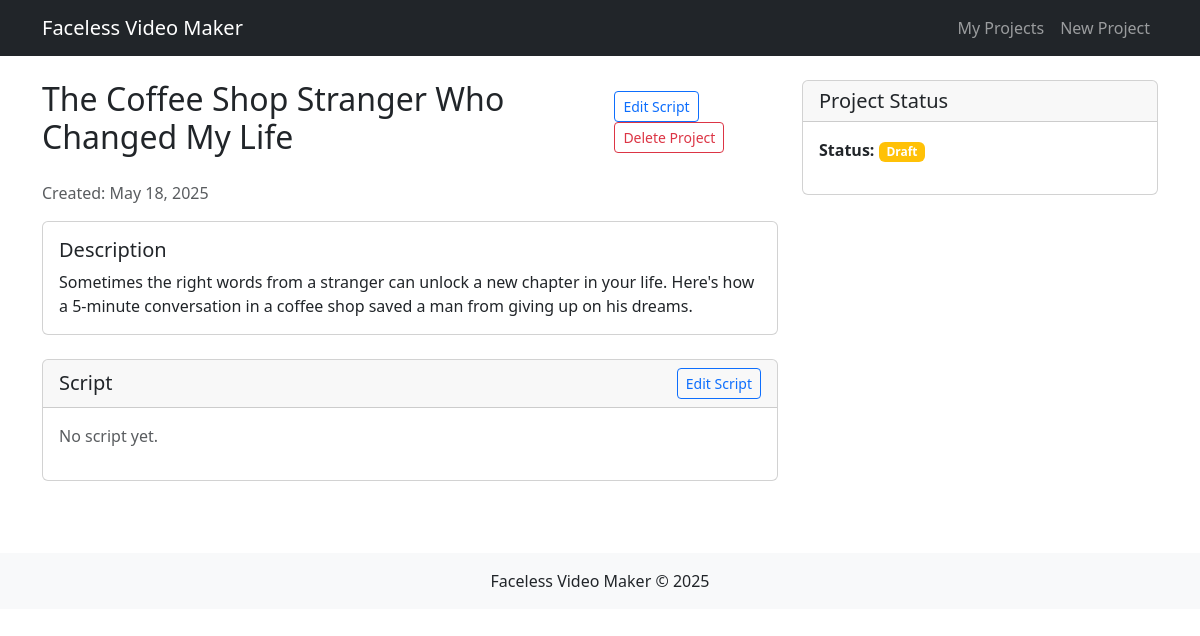
The app's page /15/ (signed in) with its own data.
### apps/videos/models.py (models this page shows, shortened)
class VideoProject(models.Model):
    user = models.ForeignKey(User, on_delete=models.CASCADE)
    title = models.CharField(max_length=255)
    description = models.TextField(blank=True)
    created_at = models.DateTimeField(auto_now_add=True)
    updated_at = models.DateTimeField(auto_now=True)
    status = models.CharField(max_length=20, default='draft',
                              choices=[
                                  ('draft', 'Draft'),
                                  ('processing', 'Processing'),
                                  ('completed', 'Completed'),
                                  ('failed', 'Failed')
                              ])

### apps/videos/views.py (the view)
# urls.py: path('<int:project_id>/', views.view_project, name='view_project'),
@login_required
def view_project(request, project_id):
    project = get_object_or_404(VideoProject, id=project_id, user=request.user)
    return render(request, 'videos/view_project.html', {'project': project})

### apps/videos/templates/videos/view_project.html (shortened to what this page needs)
{% extends "core/base.html" %}
{% block content %}
<div class="row">
    <div class="col-md-8">
        <div class="d-flex justify-content-between align-items-center mb-3">
            <h2>{{ project.title }}</h2>
            <div>
                <a href="{% url 'videos:edit_script' project.id %}" class="btn btn-sm btn-outline-primary me-2">
                    Edit Script
                </a>
                <a href="{% url 'videos:delete_project' project.id %}" class="btn btn-sm btn-outline-danger">
                    Delete Project
                </a>
            </div>
        </div>
        <p class="text-muted">Created: {{ project.created_at|date:"F j, Y" }}</p>
        {% if project.description %}
            <div class="card mb-4">
                <div class="card-body">
                    <h5 class="card-title">Description</h5>
                    <p class="card-text">{{ project.description }}</p>
                </div>
            </div>
        {% endif %}
        <div class="card mb-4">
            <div class="card-header d-flex justify-content-between align-items-center">
                <h5 class="mb-0">Script</h5>
                <a href="{% url 'videos:edit_script' project.id %}" class="btn btn-sm btn-outline-primary">
                    Edit Script
                </a>
            </div>
            <div class="card-body">
                {% if project.script %}
                    <pre>{{ project.script.original_text }}</pre>
                {% else %}
                    <p class="text-muted">No script yet.</p>
                {% endif %}
            </div>
        </div>
    </div>
    <div class="col-md-4">
        <div class="card">
            <div class="card-header">
                <h5 class="mb-0">Project Status</h5>
            </div>
            <div class="card-body">
                <div class="mb-3">
                    <strong>Status:</strong>
                    <span class="badge bg-{% if project.status == 'completed' %}success{% elif project.status == 'failed' %}danger{% else %}warning{% endif %}">
                        {{ project.get_status_display }}
                    </span>
                </div>
            </div>
        </div>
    </div>
</div>
{% endblock %}

### records on screen
VideoProject: title "The Coffee Shop Stranger Who Changed My Life", created_at "May 18, 2025", description "Sometimes the right words from a stranger can unlock a new chapter in your life. Here's how a 5-minute conversation in a coffee shop saved a man from giving up on his dreams.", status "Draft"
